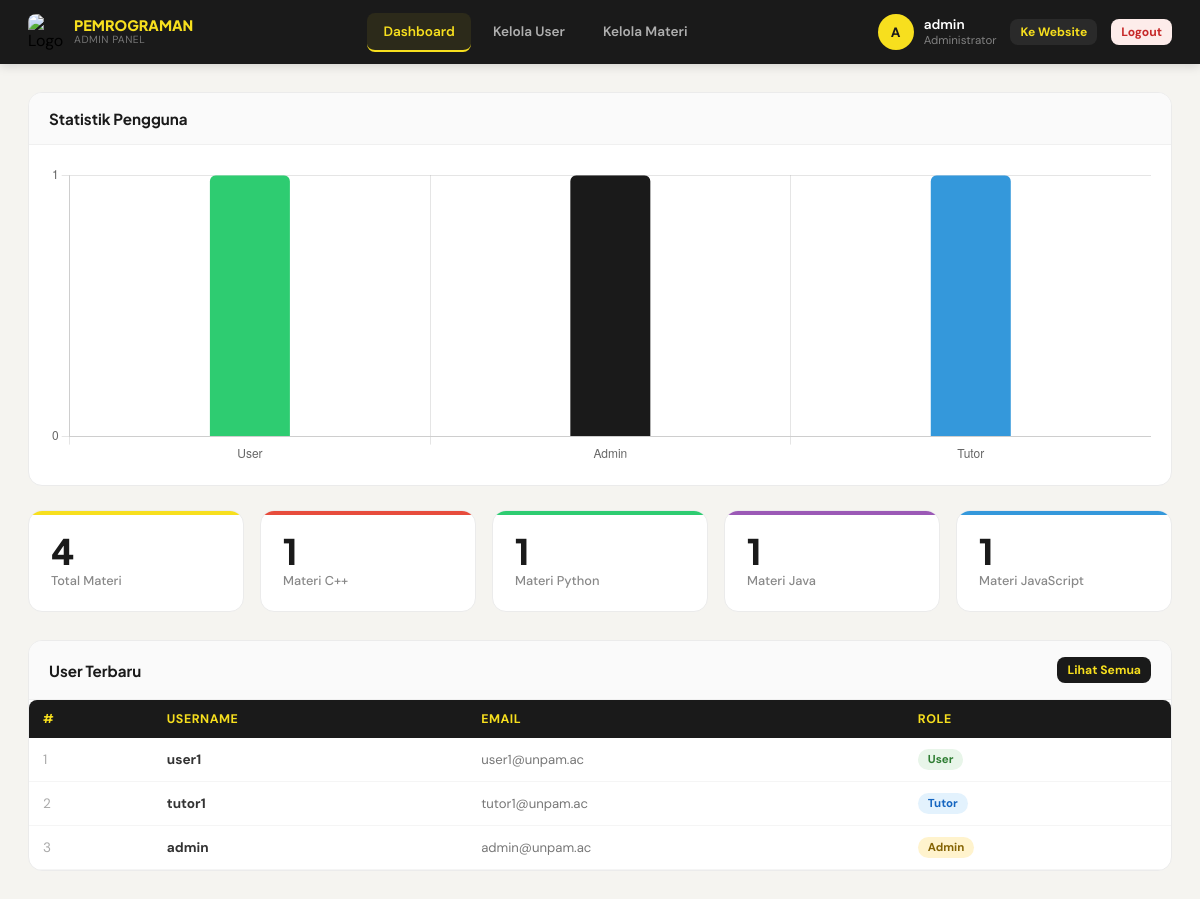
Page /admin/dashboard.php (signed in) on the committed database.
### tables this page shows
CREATE TABLE `users` (
  `id` int(11) NOT NULL AUTO_INCREMENT,
  `username` varchar(100) NOT NULL,
  `password` varchar(100) NOT NULL,
  `nomor` int(15) NOT NULL,
  `email` varchar(20) NOT NULL,
  `role` enum('admin','user','tutor') NOT NULL DEFAULT 'user',
  PRIMARY KEY (`id`),
  UNIQUE KEY `username` (`username`)
);

### admin/admin_auth.php (called while the page is built, shortened)
<?php
$conn = mysqli_connect("localhost", "root", "", "websiteku");
$username = $_SESSION['username'];
$stmt = $conn->prepare("SELECT * FROM users WHERE username = ?");
$stmt->bind_param("s", $username);
$stmt->execute();
$user = $stmt->get_result()->fetch_assoc();
$admin_username = htmlspecialchars($user['username']);

### admin/dashboard.php (the view, shortened to what this page needs)
<?php require_once("admin_auth.php");
$total_user   = $conn->query("SELECT COUNT(*) as t FROM users WHERE role='user'")->fetch_assoc()['t'];
$total_admin  = $conn->query("SELECT COUNT(*) as t FROM users WHERE role='admin'")->fetch_assoc()['t'];
$total_tutor  = $conn->query("SELECT COUNT(*) as t FROM users WHERE role='tutor'")->fetch_assoc()['t'];
$total_materi = $conn->query("SELECT COUNT(*) as t FROM materi")->fetch_assoc()['t'];
$total_cpp    = $conn->query("SELECT COUNT(*) as t FROM materi WHERE kategori='C++'")->fetch_assoc()['t'];
$total_python = $conn->query("SELECT COUNT(*) as t FROM materi WHERE kategori='Python'")->fetch_assoc()['t'];
$total_java   = $conn->query("SELECT COUNT(*) as t FROM materi WHERE kategori='Java'")->fetch_assoc()['t'];
$total_js     = $conn->query("SELECT COUNT(*) as t FROM materi WHERE kategori='JavaScript'")->fetch_assoc()['t'];
$user_terbaru = $conn->query("SELECT username, email, role FROM users ORDER BY id DESC LIMIT 5");
?>
<!DOCTYPE html>
<html lang="id">
<head>
    <link rel="stylesheet" href="admin.css">
    <script>
        if (typeof Chart === 'undefined') {
            document.write('<scr' + 'ipt src="https://cdn.jsdelivr.net/npm/chart.js@4.4.1/dist/chart.umd.min.js"></scr' + 'ipt>');
        }
    </script>
</head>
<body>
<?php include "admin_navbar.php"; ?>
<div class="main">
    <div class="content-area">
        <div class="card">
            <div class="card-header">
                <h2>Statistik Pengguna</h2>
            </div>
            <div class="card-body">
                <div class="chart-box">
                    <canvas id="userChart"></canvas>
                </div>
            </div>
        </div>
        <div class="stat-grid">
            <div class="stat-card">
                <div class="stat-value"><?= $total_materi ?></div>
                <div class="stat-label">Total Materi</div>
            </div>
            <div class="stat-card red">
                <div class="stat-value"><?= $total_cpp ?></div>
                <div class="stat-label">Materi C++</div>
            </div>
            <div class="stat-card green">
                <div class="stat-value"><?= $total_python ?></div>
                <div class="stat-label">Materi Python</div>
            </div>
            <div class="stat-card purple">
                <div class="stat-value"><?= $total_java ?></div>
                <div class="stat-label">Materi Java</div>
            </div>
            <div class="stat-card blue">
                <div class="stat-value"><?= $total_js ?></div>
                <div class="stat-label">Materi JavaScript</div>
            </div>
        </div>
        <div class="card">
            <div class="card-header">
                <h2>User Terbaru</h2>
                <a href="kelola_user.php" class="btn btn-dark btn-sm">Lihat Semua</a>
            </div>
            <div class="table-wrap">
                <table>
                    <thead>
                        <tr>
                            <th>#</th>
                            <th>Username</th>
                            <th>Email</th>
                            <th>Role</th>
                        </tr>
                    </thead>
                    <tbody>
                    <?php if ($user_terbaru->num_rows > 0): $no = 1;
                        while ($u = $user_terbaru->fetch_assoc()):
                            $badge_class = match ($u['role']) {
                                'admin' => 'badge-admin',
                                'tutor' => 'badge-tutor',
                                default => 'badge-user'
                            };
                    ?>
                        <tr>
                            <td style="color:#aaa"><?= $no++ ?></td>
                            <td><strong><?= htmlspecialchars($u['username']) ?></strong></td>
                            <td style="color:#777;font-size:0.82rem"><?= htmlspecialchars($u['email']) ?></td>
                            <td><span class="badge <?= $badge_class ?>"><?= ucfirst($u['role']) ?></span></td>
                        </tr>
                    <?php endwhile; else: ?>
                        <tr><td colspan="4"><div class="empty-state"><p>Belum ada user.</p></div></td></tr>
                    <?php endif; ?>
                    </tbody>
                </table>
            </div>
        </div>
    </div>
</div>
<script>
new Chart(document.getElementById('userChart'), {
    type: 'bar',
    data: {
        labels: ['User', 'Admin', 'Tutor'],
        datasets: [{
            label: 'Jumlah',
            data: [<?= $total_user ?>, <?= $total_admin ?>, <?= $total_tutor ?>],
            backgroundColor: ['#2ecc71', '#1a1a1a', '#3498db'],
            borderRadius: 6,
            maxBarThickness: 80
        }]
    },
    options: {
        responsive: true,
        maintainAspectRatio: false,
        plugins: { legend: { display: false } },
        scales: { y: { beginAtZero: true, ticks: { precision: 0 } } }
    }
});
</script>
</body>
</html>

### admin/admin_navbar.php
<?php $current = basename($_SERVER['PHP_SELF']); ?>
<nav class="admin-navbar">
    <div class="admin-navbar-wrap">
        <div class="admin-brand">
            <img src="https://upload.wikimedia.org/wikipedia/id/6/62/UNPAM_logo1.png" alt="Logo">
            <div class="admin-brand-text">
                <span>PEMROGRAMAN</span>
                <small>Admin Panel</small>
            </div>
        </div>
        <div class="admin-links">
            <ul>
                <li><a href="dashboard.php" class="<?= $current === 'dashboard.php' ? 'active' : '' ?>">Dashboard</a></li>
                <li><a href="kelola_user.php" class="<?= $current === 'kelola_user.php' ? 'active' : '' ?>">Kelola User</a></li>
                <li><a href="kelola_materi.php" class="<?= $current === 'kelola_materi.php' ? 'active' : '' ?>">Kelola Materi</a></li>
            </ul>
        </div>
        <div class="admin-right">
            <div class="admin-info">
                <div class="admin-avatar"><?= strtoupper(substr($admin_username, 0, 1)) ?></div>
                <div>
                    <div class="admin-name"><?= $admin_username ?></div>
                    <div class="admin-role">Administrator</div>
                </div>
            </div>
            <a href="../web.php" class="btn btn-sm" style="background:#2a2a2a;color:#F7DF1E">Ke Website</a>
            <a href="../logout.php" class="btn btn-red btn-sm">Logout</a>
        </div>
    </div>
</nav>

### admin/admin.css (style rules this page uses)
* { margin:0; padding:0; box-sizing:border-box; text-decoration:none; }
body { font-family:'DM Sans',sans-serif; background:#f5f4f0; min-height:100vh; }
.admin-navbar { background:#1a1a1a; position:sticky; top:0; z-index:100; box-shadow:0 2px 10px rgba(0,0,0,0.15); }
.admin-navbar-wrap { max-width:1300px; margin:0 auto; padding:0 28px; height:64px; display:flex; align-items:center; justify-content:space-between; gap:24px; }
.admin-brand { display:flex; align-items:center; gap:10px; }
.admin-brand img { width:36px; height:36px; object-fit:contain; border-radius:8px; }
.admin-brand-text { display:flex; flex-direction:column; line-height:1.2; }
.admin-brand-text span { font-family:'Plus Jakarta Sans',sans-serif; font-weight:800; font-size:0.9rem; color:#F7DF1E; }
.admin-brand-text small { font-size:0.65rem; color:rgba(255,255,255,0.4); letter-spacing:0.5px; text-transform:uppercase; }
.admin-links { flex:1; display:flex; justify-content:center; }
.admin-links ul { list-style:none; display:flex; gap:6px; }
.admin-links ul li a { display:flex; align-items:center; padding:10px 16px; border-radius:8px; color:rgba(255,255,255,0.65); font-size:0.85rem; font-weight:600; border-bottom:2px solid transparent; transition:0.2s; }
.admin-links ul li a:hover, .admin-links ul li a.active { color:#F7DF1E; background:rgba(247,223,30,0.08); border-bottom-color:#F7DF1E; }
.admin-right { display:flex; align-items:center; gap:14px; }
.admin-info { display:flex; align-items:center; gap:10px; }
.admin-avatar { width:36px; height:36px; border-radius:50%; background:#F7DF1E; display:flex; align-items:center; justify-content:center; font-weight:800; font-size:0.85rem; color:#1a1a1a; flex-shrink:0; }
.admin-name { font-size:0.85rem; font-weight:600; color:#fff; }
.admin-role { font-size:0.72rem; color:rgba(255,255,255,0.45); }
.main { min-height:100vh; }
.content-area { padding:28px; max-width:1300px; margin:0 auto; }
.stat-grid { display:grid; grid-template-columns:repeat(auto-fit,minmax(200px,1fr)); gap:16px; margin-bottom:28px; }
.stat-card { background:#fff; border-radius:14px; padding:22px; border:1px solid #ebebeb; transition:0.2s; position:relative; overflow:hidden; }
.stat-card::before { content:''; position:absolute; top:0; left:0; right:0; height:4px; background:#F7DF1E; border-radius:14px 14px 0 0; }
.stat-card.blue::before { background:#3498db; }
.stat-card.green::before { background:#2ecc71; }
.stat-card.red::before { background:#e74c3c; }
.stat-card.purple::before { background:#9b59b6; }
.stat-value { font-family:'Plus Jakarta Sans',sans-serif; font-size:2.2rem; font-weight:800; color:#1a1a1a; line-height:1; margin-bottom:4px; }
.stat-label { font-size:0.8rem; color:#888; font-weight:500; }
.card { background:#fff; border-radius:14px; border:1px solid #ebebeb; overflow:hidden; margin-bottom:24px; }
.card-header { padding:16px 20px; border-bottom:1px solid #f0f0f0; display:flex; align-items:center; justify-content:space-between; background:#fafafa; }
.card-header h2 { font-family:'Plus Jakarta Sans',sans-serif; font-size:0.95rem; font-weight:700; color:#1a1a1a; }
.card-body { padding:20px; }
.chart-box { position:relative; height:300px; }
.table-wrap { overflow-x:auto; }
table { width:100%; border-collapse:collapse; font-size:0.85rem; }
thead th { background:#1a1a1a; color:#F7DF1E; padding:11px 14px; text-align:left; font-weight:700; font-size:0.78rem; letter-spacing:0.5px; text-transform:uppercase; }
thead th:first-child { border-radius:8px 0 0 0; }
thead th:last-child { border-radius:0 8px 0 0; }
tbody tr { border-bottom:1px solid #f5f5f5; transition:background 0.15s; }
tbody td { padding:11px 14px; color:#333; vertical-align:middle; }
.badge { display:inline-block; padding:3px 10px; border-radius:20px; font-size:0.72rem; font-weight:700; }
.badge-admin { background:#fff3cd; color:#856404; }
.badge-tutor { background:#e3f2fd; color:#1565c0; }
.badge-user { background:#e8f5e9; color:#2e7d32; }
.btn { display:inline-flex; align-items:center; gap:6px; padding:8px 16px; border-radius:8px; font-size:0.82rem; font-weight:700; cursor:pointer; border:none; transition:0.2s; font-family:'DM Sans',sans-serif; }
.btn-dark { background:#1a1a1a; color:#F7DF1E; }
.btn-red { background:#fdecea; color:#c62828; }
.btn-sm { padding:5px 10px; font-size:0.76rem; }

### rows in the picture
users: username "A", username "admin", email "admin@unpam.ac", role "Admin"
users: username "user1", email "user1@unpam.ac", role "User"
users: username "tutor1", email "tutor1@unpam.ac", role "Tutor"

### other values in the picture
$total_materi "4"
$total_cpp "1"
$total_python "1"
$total_java "1"
$total_js "1"
chart data {{ $total_user }} 1
chart data {{ $total_admin }} 1
chart data {{ $total_tutor }} 1
